Frame 1 (no input): blank canvas, image omitted
Frame 60 (no input): blank canvas, image omitted
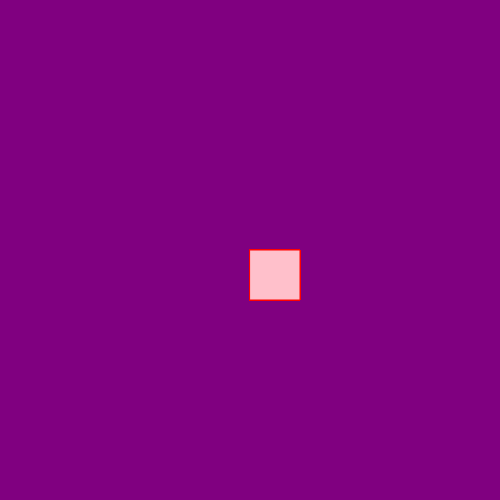
Frame 120 (the mouse pressed at the canvas centre since frame 60)

The p5.js sketch whose frames 1 and 60 were blank and that drew this single picture after the mouse press (run headless with seeded random() and noise() and a simulated clock; from frame 60 on, the mouse is pressed at the canvas centre):

// p5.js sketch
// ── sketch.js
function setup() {
  createCanvas(500, 500);
  background("purple");
}

function draw() {
  
  
  stroke("red");
  fill("pink");
 
  if(mouseIsPressed){
     rect(mouseX,mouseY,50,50);
  }
  
}
